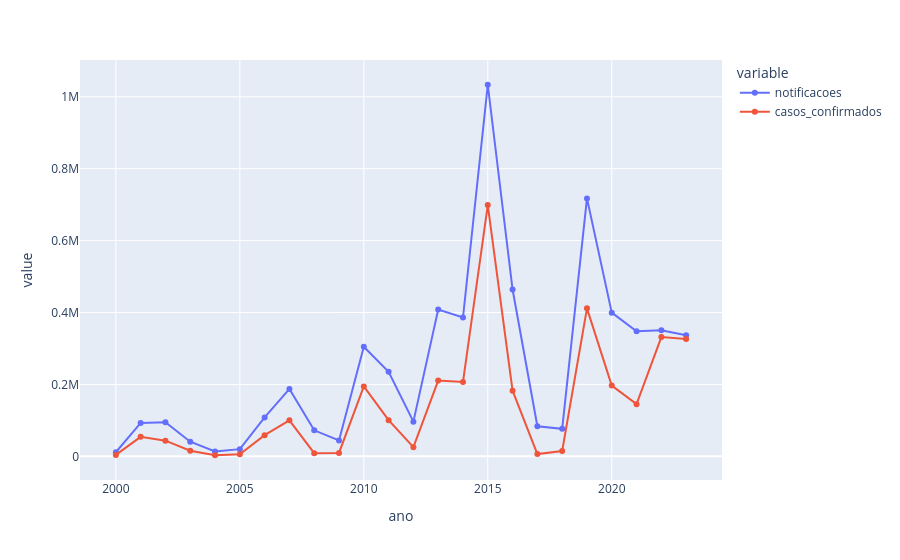

Notebook code for this chart:
### Markdown cell above
## Qualidade e universo

Notificações não são necessariamente casos confirmados. Sem fonte anual não se infere zero. Municípios sem notificação recebem zero somente em anos com fonte presente. Registros sem residência válida ficam na auditoria; não são distribuídos entre municípios.

### Code cell
display(outputs["qualidade"])
annual = panel.group_by("ano").agg(pl.col("notificacoes").sum(), pl.col("casos_confirmados").sum()).sort("ano")
display(annual)
px.line(annual.to_pandas(), x="ano", y=["notificacoes", "casos_confirmados"], markers=True).show()

### Figure 1 — Plotly figure (JSON) as saved in the notebook; plotly's stock layout.template omitted (floating-point values rounded to 4 significant figures)
{"data": [{"hovertemplate": "variable=notificacoes<br>ano=%{x}<br>value=%{y}<extra></extra>", "legendgroup": "notificacoes", "line": {"color": "#636efa", "dash": "solid"}, "marker": {"symbol": "circle"}, "mode": "lines+markers", "name": "notificacoes", "orientation": "v", "showlegend": true, "type": "scatter", "x": [2000, 2001, 2002, 2003, 2004, 2005, 2006, 2007, 2008, 2009, 2010, 2011, 2012, 2013, 2014, 2015, 2016, 2017, 2018, 2019, 2020, 2021, 2022, 2023], "xaxis": "x", "y": [11330, 92821, 94960, 40755, 13773, 19991, 108215, 187530, 72399, 44047, 304846, 234954, 96552, 408314, 386156, 1033536, 463931, 83821, 76471, 717483, 399733, 347912, 350404, 336877], "yaxis": "y"}, {"hovertemplate": "variable=casos_confirmados<br>ano=%{x}<br>value=%{y}<extra></extra>", "legendgroup": "casos_confirmados", "line": {"color": "#EF553B", "dash": "solid"}, "marker": {"symbol": "circle"}, "mode": "lines+markers", "name": "casos_confirmados", "orientation": "v", "showlegend": true, "type": "scatter", "x": [2000, 2001, 2002, 2003, 2004, 2005, 2006, 2007, 2008, 2009, 2010, 2011, 2012, 2013, 2014, 2015, 2016, 2017, 2018, 2019, 2020, 2021, 2022, 2023], "xaxis": "x", "y": [4028, 54187, 43659, 15785, 3048, 6054, 58842, 100207, 8735, 9530, 194488, 100654, 25558, 210755, 206984, 698905, 182501, 6423, 14875, 411682, 196921, 145243, 331609, 326700], "yaxis": "y"}], "layout": {"legend": {"title": {"text": "variable"}, "tracegroupgap": 0}, "margin": {"t": 60}, "xaxis": {"anchor": "y", "domain": [0.0, 1.0], "title": {"text": "ano"}}, "yaxis": {"anchor": "x", "domain": [0.0, 1.0], "title": {"text": "value"}}}}
